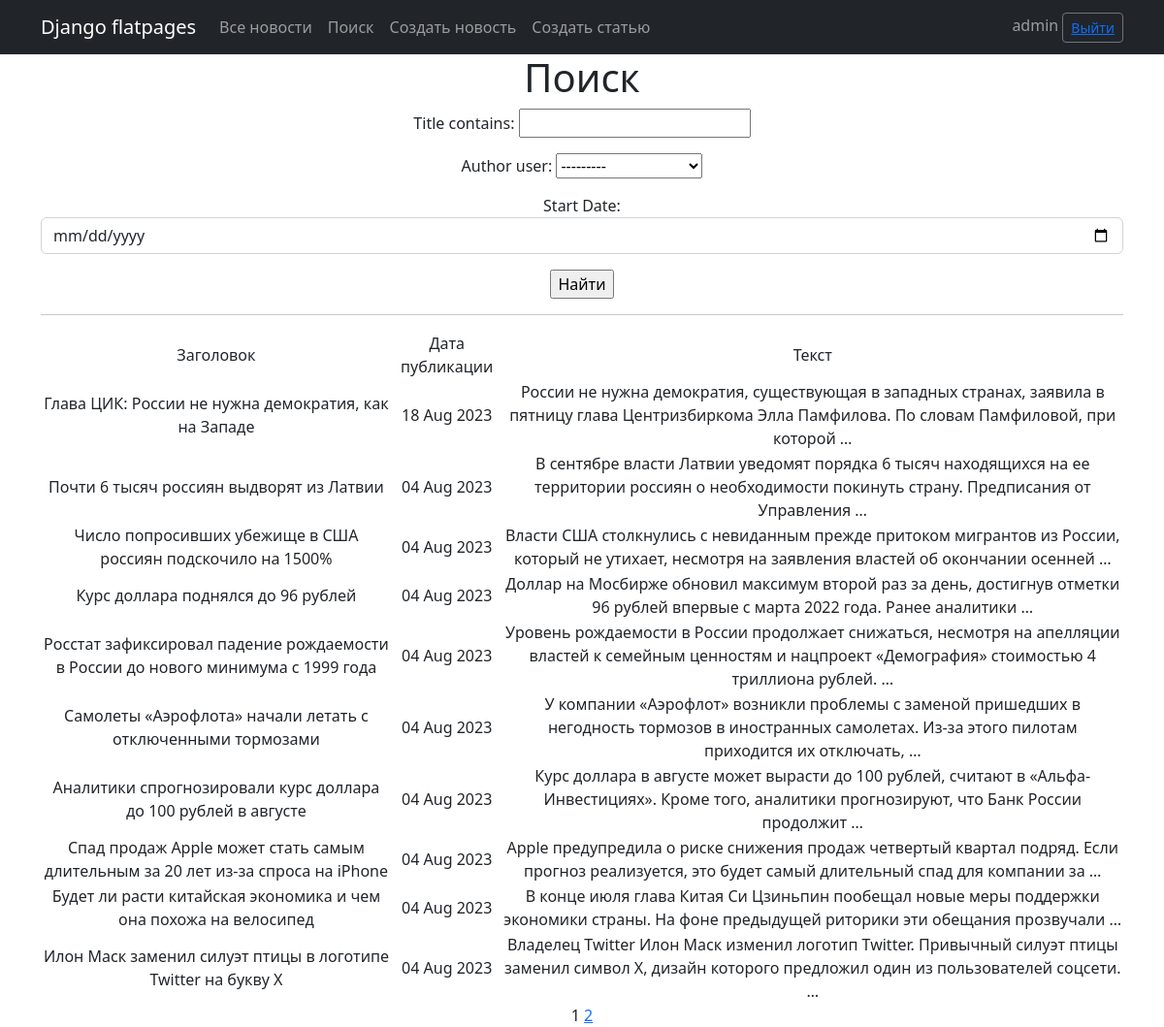
Screenshot of /news/search/ (signed in) with the database file from the repository.
### news/models.py (models this page shows, shortened)
class Post(models.Model):
    news = 'N'
    article = 'A'
    POSITIONS = [
        (news, 'Новость'),
        (article, 'Статья')
    ]
    author = models.ForeignKey(Author, on_delete=models.CASCADE)
    select = models.CharField(max_length=1, choices=POSITIONS, default=news)
    datetime = models.DateTimeField(auto_now_add=True)
    title = models.CharField(max_length=255)
    text = models.TextField()
    rating = models.IntegerField(default=0)

### news/views.py (the view)
# urls.py: path('search/', PostSearch.as_view(), name='search'),
class PostSearch(LoginRequiredMixin, ListView):
    model = Post
    ordering = '-datetime'
    template_name = 'search.html'
    context_object_name = 'posts'
    paginate_by = 10
    def get_queryset(self):
        queryset = super().get_queryset()
        self.filterset = PostFilter(self.request.GET, queryset)
        return self.filterset.qs
    def get_context_data(self, **kwargs):
        context = super().get_context_data(**kwargs)
        context['filterset'] = self.filterset
        return context

### news/templatetags/custom_filters.py (called while the page is built)
@register.filter()
def censor(value):
    def check_word(word):
        for j in range(0, len(word_list)):
            if word.lower() == word_list[j]:
                new_word = word[0]
                for k in range(1, len(word)):
                    new_word += '*'
                word = new_word
        return word
    if type(value) != str:
        return 'Ошибка: "value" не строка!'
    s = ''
    i = 0
    new_word = ''
    while i < len(value):
        c = value[i]
        if (c != ' ') and (c != '.') and (c != ',') and (c != '!') and (c != '?') and (c != ' '):
            new_word += c
        else:
            if new_word != '':
                s = s + check_word(new_word) + c
                new_word = ''
            else:
                s += c
        i += 1
    if new_word != '':
        s = s + check_word(new_word)
    return s

### news/templatetags/custom_tags.py (called while the page is built)
@register.simple_tag(takes_context=True)
def url_replace(context, **kwargs):
   d = context['request'].GET.copy()
   for k, v in kwargs.items():
       d[k] = v
   return d.urlencode()

### templates/search.html (shortened to what this page needs)
{% extends 'flatpages/default.html' %}
{% load custom_filters %}
{% load custom_tags %}
{% block content %}
   <h1>Поиск</h1>
   <form action="" method="get">
       {{ filterset.form.as_p }}
       <input type="submit" value="Найти" />
   </form>
   <hr>
   {% if posts %}
       <table>
           <tr>
               <td>Заголовок</td>
               <td>Дата публикации</td>
               <td>Текст</td>
           </tr>
           {% for post in posts %}
           <tr>
               <td>{{ post.title|censor }}</td>
               <td>{{ post.datetime|date:'d M Y' }}</td>
               <td>{{ post.text|censor|truncatewords:20 }}</td>
           </tr>
           {% endfor %}
       </table>
   {% else %}
       <h2>Новостей нет!</h2>
   {% endif %}
   {{ page_obj.number }}
   {% if page_obj.has_next %}
       <a href="?{% url_replace page=page_obj.next_page_number %}">{{ page_obj.next_page_number }}</a>
   {% endif %}
{% endblock content %}

### templates/flatpages/default.html (shortened to what this page needs)
<!DOCTYPE html>
<html lang="en">
    <head>
        {% load static %}
        <link href="{% static 'css/styles.css' %}" rel="stylesheet" />
    </head>
    <body>
        <nav class="navbar navbar-expand-lg navbar-dark bg-dark static-top">
           <div class="container">
               <a class="navbar-brand" href="#">Django flatpages</a>
               <div class="collapse navbar-collapse" id="navbarResponsive">
                   <ul class="navbar-nav ml-auto">
                       <li class="nav-item">
                           <a class="nav-link" href="/news">Все новости</a>
                       </li>
                       <li class="nav-item">
                           <a class="nav-link" href="/news/search/">Поиск</a>
                       </li>
                       <li class="nav-item">
                           <a class="nav-link" href="/news/create/">Создать новость</a>
                       </li>
                       <li class="nav-item">
                           <a class="nav-link" href="/articles/create/">Создать статью</a>
                       </li>
                   </ul>
               </div>
               <form class="form-inline">
               <span class="navbar-text">
                   {{request.user.username}}
               </span>
               <button class="btn btn-sm btn-outline-secondary" type="button"> <a href="/sign/logout/">Выйти</a> </button>
               </form>
           </div>
        </nav>
        <div class="container">
           <div class="row">
               <div class="col-lg-12 text-center">
                   {% block content %}{% endblock content %}
               </div>
           </div>
        </div>
    </body>
</html>

### rows the page displays
Post: title|censor "Глава ЦИК: России не нужна демократия, как на Западе", datetime "18 Aug 2023", text|censor "России не нужна демократия, существующая в западных странах, заявила в пятницу глава Центризбиркома Элла Памфилова. По словам Памфиловой, при которой …"
Post: title|censor "Почти 6 тысяч россиян выдворят из Латвии", datetime "04 Aug 2023", text|censor "В сентябре власти Латвии уведомят порядка 6 тысяч находящихся на ее территории россиян о необходимости покинуть страну. Предписания от Управления …"
Post: title|censor "Число попросивших убежище в США россиян подскочило на 1500%", datetime "04 Aug 2023", text|censor "Власти США столкнулись с невиданным прежде притоком мигрантов из России, который не утихает, несмотря на заявления властей об окончании осенней …"
Post: title|censor "Курс доллара поднялся до 96 рублей", datetime "04 Aug 2023", text|censor "Доллар на Мосбирже обновил максимум второй раз за день, достигнув отметки 96 рублей впервые с марта 2022 года. Ранее аналитики …"
Post: title|censor "Росстат зафиксировал падение рождаемости в России до нового минимума с 1999 года", datetime "04 Aug 2023", text|censor "Уровень рождаемости в России продолжает снижаться, несмотря на апелляции властей к семейным ценностям и нацпроект «Демография» стоимостью 4 триллиона рублей. …"
Post: title|censor "Самолеты «Аэрофлота» начали летать с отключенными тормозами", datetime "04 Aug 2023", text|censor "У компании «Аэрофлот» возникли проблемы с заменой пришедших в негодность тормозов в иностранных самолетах. Из-за этого пилотам приходится их отключать, …"
Post: title|censor "Аналитики спрогнозировали курс доллара до 100 рублей в августе", datetime "04 Aug 2023", text|censor "Курс доллара в августе может вырасти до 100 рублей, считают в «Альфа-Инвестициях». Кроме того, аналитики прогнозируют, что Банк России продолжит …"
Post: title|censor "Спад продаж Apple может стать самым длительным за 20 лет из-за спроса на iPhone", datetime "04 Aug 2023", text|censor "Apple предупредила о риске снижения продаж четвертый квартал подряд. Если прогноз реализуется, это будет самый длительный спад для компании за …"
Post: title|censor "Будет ли расти китайская экономика и чем она похожа на велосипед", datetime "04 Aug 2023", text|censor "В конце июля глава Китая Си Цзиньпин пообещал новые меры поддержки экономики страны. На фоне предыдущей риторики эти обещания прозвучали …"
Post: title|censor "Илон Маск заменил силуэт птицы в логотипе Twitter на букву X", datetime "04 Aug 2023", text|censor "Владелец Twitter Илон Маск изменил логотип Twitter. Привычный силуэт птицы заменил символ X, дизайн которого предложил один из пользователей соцсети. …"

### other values shown
{{ request.user.username }} "admin"
{{ page_obj.number }} "1"
{{ page_obj.next_page_number }} "2"
